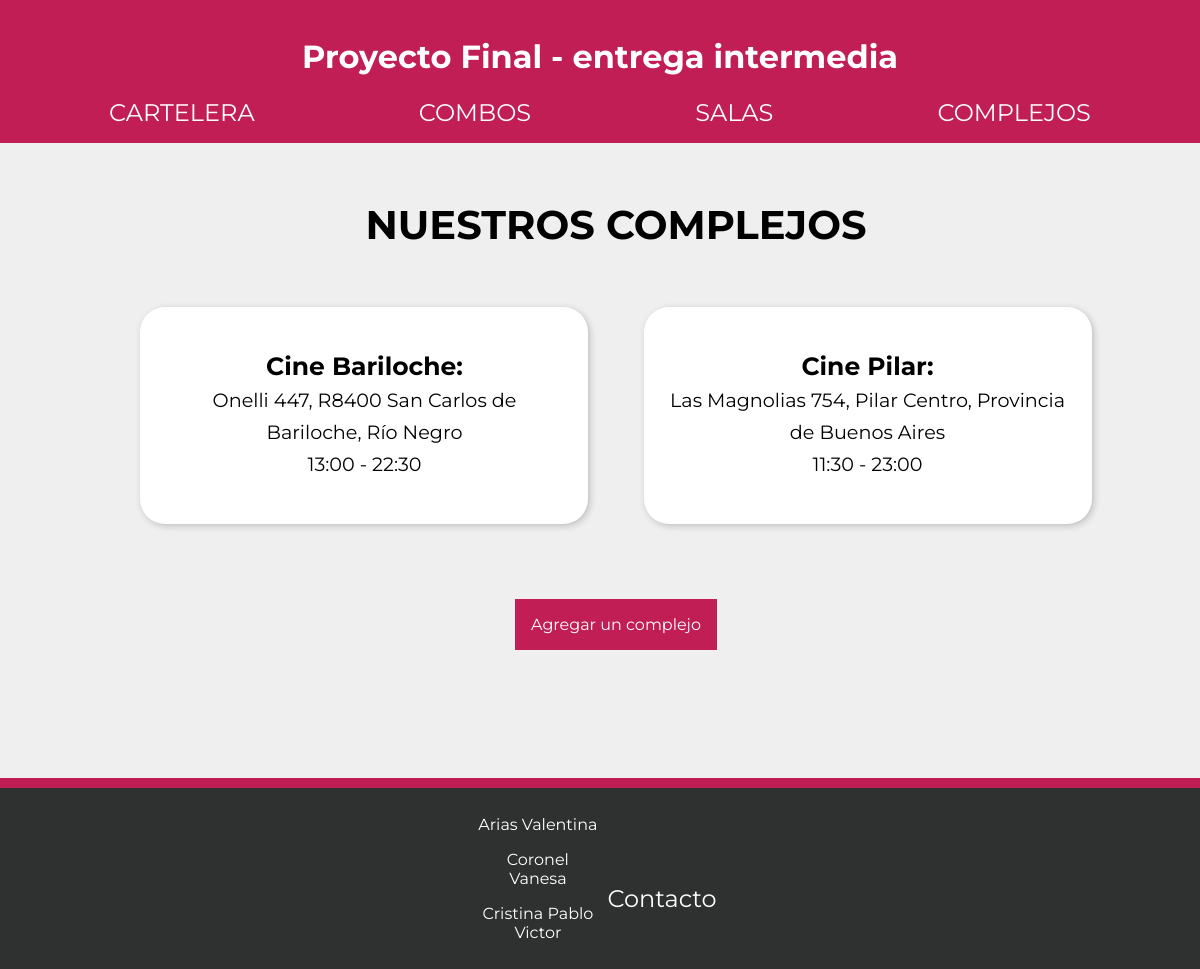
The page /complejos on the database its author committed.
### AppProyectoFinal/models.py (models this page shows)
class Complejo(models.Model):
    nombre = models.CharField(max_length=50)
    direccion = models.CharField(max_length=200)
    horario_apertura = models.TimeField(auto_now=False, auto_now_add=False, null=True)
    horario_cierre = models.TimeField(auto_now=False, auto_now_add=False, null=True)

### AppProyectoFinal/views.py (the view)
# urls.py: path('complejos', mostrarComplejos, name="complejos"),
def mostrarComplejos(request):
    lista = Complejo.objects.all()
    return render(request, "complejos.html", {"lista_complejos": lista})

### AppProyectoFinal/templates/complejos.html
{% extends 'padre.html' %}
{% load static %}
{% block contenidoQueCambia %}
    <h2 class="titulos">NUESTROS COMPLEJOS</h2>
            {% for complejo in lista_complejos %}
                <section class="salas-card">
                    <p><span class="titulo-sala">{{complejo.nombre}}:</span> <br> {{complejo.direccion}} <br> {{complejo.horario_apertura|time:"H:i"}} - {{complejo.horario_cierre|time:"H:i"}}</p>
                </section>
            {% endfor %}
    <a href="{% url 'agregar_complejo' %}" class="linkAgregar">Agregar un complejo</a>
{% endblock %}

### AppProyectoFinal/static/css/padre.css (style rules this page uses)
html { font-family: 'Montserrat', sans-serif; }
body { margin: 0px; background-color: #efefef; min-height: 100vh; display:flex; flex-direction:column; }
.salas-card { margin: 25px; padding: 1.5rem; width: 400px; height: auto; background-color: #ffffff; border-radius: 25px; line-height: 2rem; box-shadow: 2px 2px 7px rgba(0,0,0,0.2); display: inline-block; }
.titulo-sala { font-weight: 700; font-size: 25px; }
.titulos { font-size: 2.5rem; text-align: center; }
.linkAgregar { font-size: 1rem; padding: 1rem; background-color: #C21E56; color: #fff; text-decoration: none; text-align: center; display: block; margin: auto; margin-top: 50px; width:fit-content; }

### rows shown on the page
Complejo: nombre "Cine Bariloche", direccion "Onelli 447, R8400 San Carlos de Bariloche, Río Negro", horario_apertura "13:00", horario_cierre "22:30"
Complejo: nombre "Cine Pilar", direccion "Las Magnolias 754, Pilar Centro, Provincia de Buenos Aires", horario_apertura "11:30", horario_cierre "23:00"
